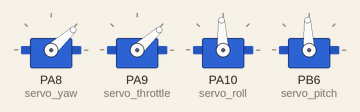
Recording of a sketch running on a simulated STM32 Blue Pill. Parts: 4 × servo.

Above: at 0.0 s.
At 30.0 s:
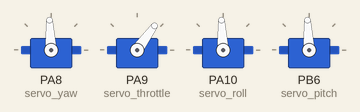
Timing chart, 0 to 31.5 s (numbered marks = the images above):
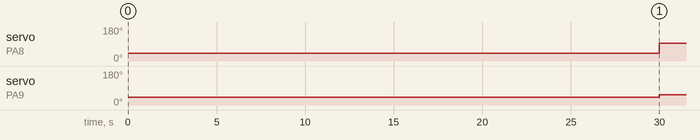

The sketch:

drone_stm32.ino
```cpp
#include<Servo.h>
Servo servo_yaw, servo_roll, servo_pitch, servo_throttle;
int b = 1;
void Arm();
void DisArm();
void Ready_to_fly();
void Motor_testing();

void Arm()
{
  for (int a = 0; a < 1000; a++)
  {
    servo_throttle.writeMicroseconds(980);
    servo_yaw.writeMicroseconds(980);
    servo_roll.writeMicroseconds(1500);
    servo_pitch.writeMicroseconds(1500);
    delay(30);
    b = 0;
  }
}
void DisArm()
{
  for (int a = 0; a < 1000; a++)
  {
    servo_throttle.writeMicroseconds(980);
    servo_yaw.writeMicroseconds(2000);
    servo_roll.writeMicroseconds(1500);
    servo_pitch.writeMicroseconds(1500);
    delay(10);
  }
}
void Ready_to_fly()
{
  servo_throttle.writeMicroseconds(980);
  servo_yaw.writeMicroseconds(1500);
  servo_roll.writeMicroseconds(1500);
  servo_pitch.writeMicroseconds(1500);
}
void Motor_testing()
{
  servo_throttle.writeMicroseconds(1100);
  servo_yaw.writeMicroseconds(1500);
  servo_roll.writeMicroseconds(1500);
  servo_pitch.writeMicroseconds(1500);

}
void motor_calibrate()
{
  for (int c = 0; c < 7; c++)
  {
    Motor_testing();
    Ready_to_fly();
    delay(400);
  }
}
  void setup() {
    // put your setup code here, to run once:
    servo_yaw.attach(PA8);
    servo_throttle.attach(PA9);
    servo_roll.attach(PA10);
    servo_pitch.attach(PB6);
  }

  void loop() {
    // put your main code here, to run repeatedly:
   while(b)
   Arm();
   Ready_to_fly();
   Motor_testing();
  }
```

Measured:
- by itself, servo on PA8 (servo_yaw): 42° → 93° at 30.0 s
- by itself, servo on PA9 (servo_throttle): 42° → 54° at 30.0 s
